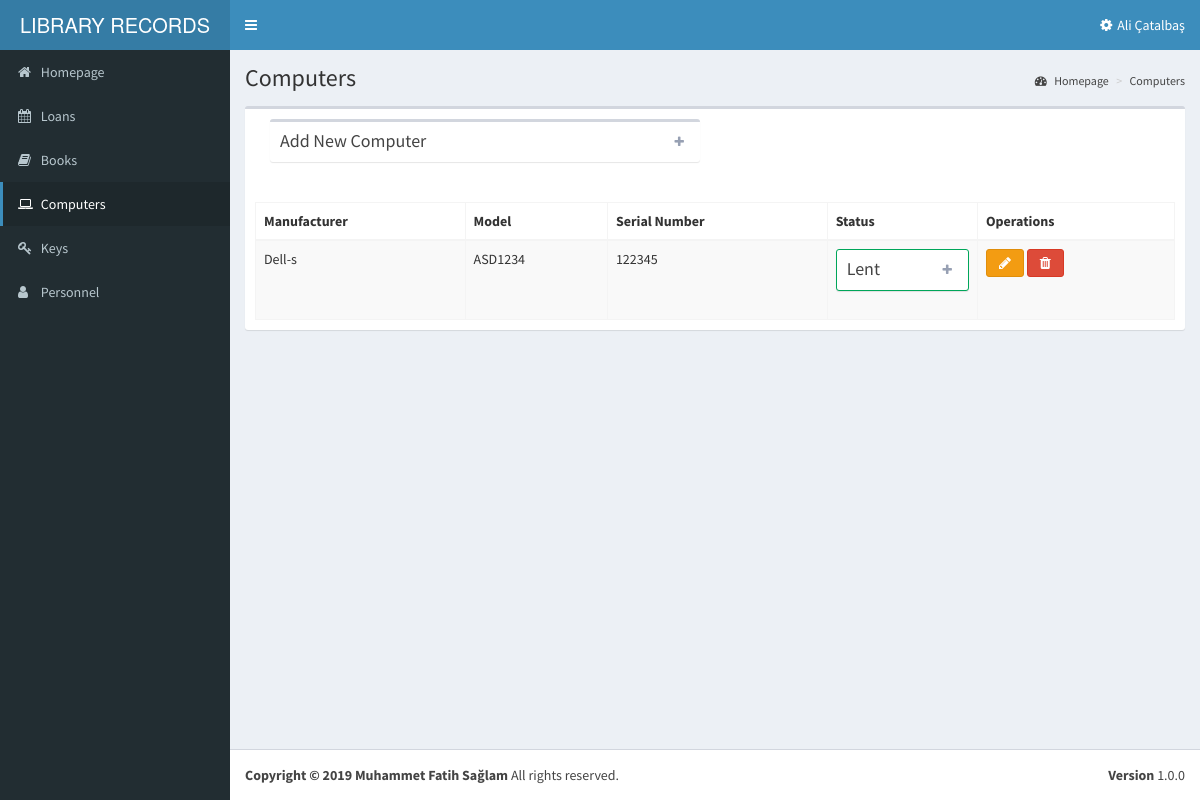
Screenshot of /computers.php (signed in) with the database file from the repository.
### tables this page shows
CREATE TABLE IF NOT EXISTS `computers` (
  `computerId` int(11) NOT NULL AUTO_INCREMENT,
  `manufacturer` varchar(25) NOT NULL,
  `model` varchar(25) NOT NULL,
  `serialNo` varchar(25) NOT NULL,
  `computerStatus` int(11) NOT NULL,
  PRIMARY KEY (`computerId`)
);

### computers.php (the view, shortened to what this page needs)
<?php
if((!isset($_SESSION["login"]))||($_SESSION["auth"]=="0")){
?>
<meta http-equiv="refresh" content="0;URL=login.php">
<?php
} else
{
?>
<?php include("header.php") ?>
  <div class="content-wrapper">
    <section class="content-header">
      <h1>
        <?=$lang["Computers"];?>
      </h1>
      <ol class="breadcrumb">
        <li class="active"><a href="#"><i class="fa fa-dashboard"></i> <?=$lang["Homepage"];?></a></li>
        <li><a href="#"><?=$lang["Computers"];?></a></li>
      </ol>
    </section>
    <section class="content">
      <div class="row">
        <div class="col-xs-12">
          <div class="box">
            <div class="box-header">
			 <div class="col-md-6">
          <div class="box box-default collapsed-box">
            <div class="box-header with-border">
              <h3 class="box-title"><?=$lang["Add_New_Computer"];?></h3>
              <div class="box-tools">
                <button type="button" class="btn btn-box-tool" data-widget="collapse"><i class="fa fa-plus"></i>
                </button>
              </div>
            </div>
          </div>
        </div>
            </div>
            <div class="box-body">
              <table id="example1" class="table table-bordered table-striped">
                <thead>
				  <tr>
					<th><?=$lang["Manufacturer"];?></th>
					<th><?=$lang["Model"];?></th>
					<th><?=$lang["Serial_Number"];?></th>
					<th><?=$lang["Status"];?></th>
					<th><?=$lang["Operations"];?></th>
				  </tr>
				</thead>
				<tbody>
					<?php
					$pullComputer=$connection->query("select * from computers")->fetchAll(PDO::FETCH_ASSOC);
					foreach ($pullComputer as $pulledComputer)
					{
					?>
				  <tr>
					<td><?=$pulledComputer['manufacturer'];?></td>
					<td><?=$pulledComputer['model'];?></td>
					<td><?=$pulledComputer['serialNo'];?></td>
					<td>
					<div class="box box-default collapsed-box" style="border:1px solid #00a65a;">
						<div class="box-header with-border">
						  <h4 class="box-title"><?php if($pulledComputer['computerStatus']=='0')echo $lang["In_inventory"]; else echo $lang["Lent"];?></h4>
						  <div class="box-tools">
							<button type="button" class="btn btn-box-tool" data-widget="collapse"><i class="fa fa-plus"></i>
							</button>
						  </div>
						</div>
					</div>
					</td>
					<td>
					  <span class="button-group">
						<button type="button" class="btn btn-warning fa fa-pencil" data-toggle="modal" data-target="#myModal"></button>
						<a href="computer-delete.php?computerId=<?=$pulledComputer['computerId'];?>" onclick="return confirm('<?=$lang["Are_you_sure_to_delete"];?>');" class="fa fa-trash btn btn-danger"></a>
					  </span>
					</td>
				  </tr>
				  <?php } ?>
				</tbody>
              </table>
            </div>
          </div>
        </div>
      </div>
    </section>
  </div>
 <?php
	include("footer.php");
 ?>
<?php	} ?>

### rows the page displays
computers: manufacturer "Dell-s", model "ASD1234", serialNo "122345"

### other values shown
$lang["LIBRARY_RECORDS"] "LIBRARY RECORDS"
$_SESSION["enteredPerson"] "Ali Çatalbaş"
$lang["Homepage"] "Homepage"
$lang["Loans"] "Loans"
$lang["Books"] "Books"
$lang["Computers"] "Computers"
$lang["Keys"] "Keys"
$lang['Personnel'] "Personnel"
$lang["Add_New_Computer"] "Add New Computer"
$lang["Manufacturer"] "Manufacturer"
$lang["Model"] "Model"
$lang["Serial_Number"] "Serial Number"
$lang["Status"] "Status"
$lang["Operations"] "Operations"
